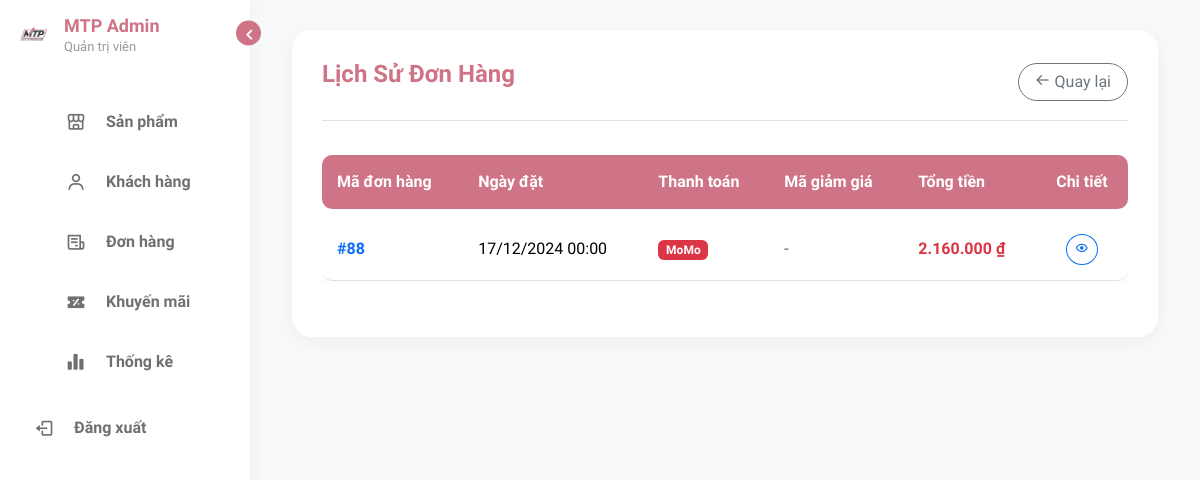
The page /admin_pages1/page/orders/customer_orders_management.php?id=kh1 on the database as committed earlier.
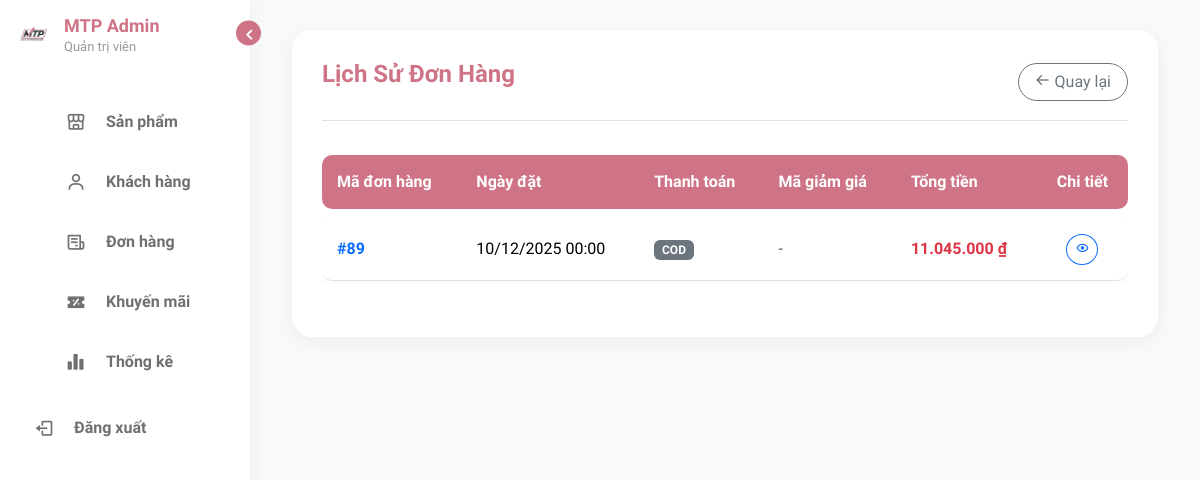
The same page on the database as committed later.
### tables this page shows
CREATE TABLE `thanhtoan` (
  `thanhtoanid` int(11) NOT NULL,
  `khachhangid` varchar(20) NOT NULL,
  `ngayorder` date NOT NULL DEFAULT current_timestamp(),
  `magiamgiaid` varchar(20) NOT NULL,
  `tongtien` int(20) NOT NULL,
  `hinhthucthanhtoan` varchar(255) NOT NULL,
  `tienhang` int(11) NOT NULL,
  `phiship` int(11) NOT NULL,
  `trangthai` varchar(200) NOT NULL
);

### admin_pages1/menu/customer_order_section.php (the view, shortened to what this page needs)
<div class="admin-card">
    <div class="d-flex justify-content-between align-items-center mb-4 border-bottom pb-3">
        <h2 class="admin-title border-0 mb-0">Lịch Sử Đơn Hàng</h2>
        <a href="../customers/customers_management.php" class="btn btn-outline-secondary rounded-pill px-3">
            <i class='bx bx-arrow-back'></i> Quay lại
        </a>
    </div>
    <div class="table-responsive">
        <table class="table table-admin align-middle">
            <thead>
                <tr>
                    <th>Mã đơn hàng</th>
                    <th>Ngày đặt</th>
                    <th>Thanh toán</th>
                    <th>Mã giảm giá</th>
                    <th>Tổng tiền</th>
                    <th class="text-center">Chi tiết</th>
                </tr>
            </thead>
            <tbody>
                <?php
                if(isset($_GET['id'])) {
                    $khachhangid = $_GET['id'];
                    $sql = "SELECT thanhtoanid, ngayorder, hinhthucthanhtoan, magiamgiaid, tongtien FROM thanhtoan WHERE khachhangid = '$khachhangid' ORDER BY ngayorder DESC";
                    $rs = $mysqli->query($sql);
                    if($rs && $rs->num_rows > 0) {
                        while($row = $rs->fetch_row()) {
                ?>
                <tr>
                    <td><span class="fw-bold text-primary">#<?php echo $row[0]; ?></span></td>
                    <td><?php echo date("d/m/Y H:i", strtotime($row[1])); ?></td>
                    <td>
                        <?php
                            if($row[2] == 'momo') echo '<span class="badge bg-danger">MoMo</span>';
                            elseif($row[2] == 'thẻ ngân hàng') echo '<span class="badge bg-primary">ATM</span>';
                            else echo '<span class="badge bg-secondary">COD</span>';
                        ?>
                    </td>
                    <td><?php echo ($row[3] != "") ? $row[3] : '<span class="text-muted">-</span>'; ?></td>
                    <td class="fw-bold text-danger"><?php echo number_format($row[4], 0, ',', '.'); ?> ₫</td>
                    <td class="text-center">
                        <a href="../orders/order_detail.php?thanhtoanid=<?php echo $row[0]; ?>" class="btn btn-sm btn-outline-primary rounded-circle" title="Xem chi tiết">
                            <i class='bx bx-show'></i>
                        </a>
                    </td>
                </tr>
                <?php
                        }
                    } else {
                        echo "<tr><td colspan='6' class='text-center py-4 text-muted'>Khách hàng chưa có đơn hàng nào.</td></tr>";
                    }
                }
                ?>
            </tbody>
        </table>
    </div>
</div>

Rows that differ between the two databases and show on the page:
removed thanhtoan: thanhtoanid "88", ngayorder "17/12/2024 00:00", hinhthucthanhtoan "MoMo", tongtien "2.160.000"
added thanhtoan: thanhtoanid "89", ngayorder "10/12/2025 00:00", hinhthucthanhtoan "COD", tongtien "11.045.000"
